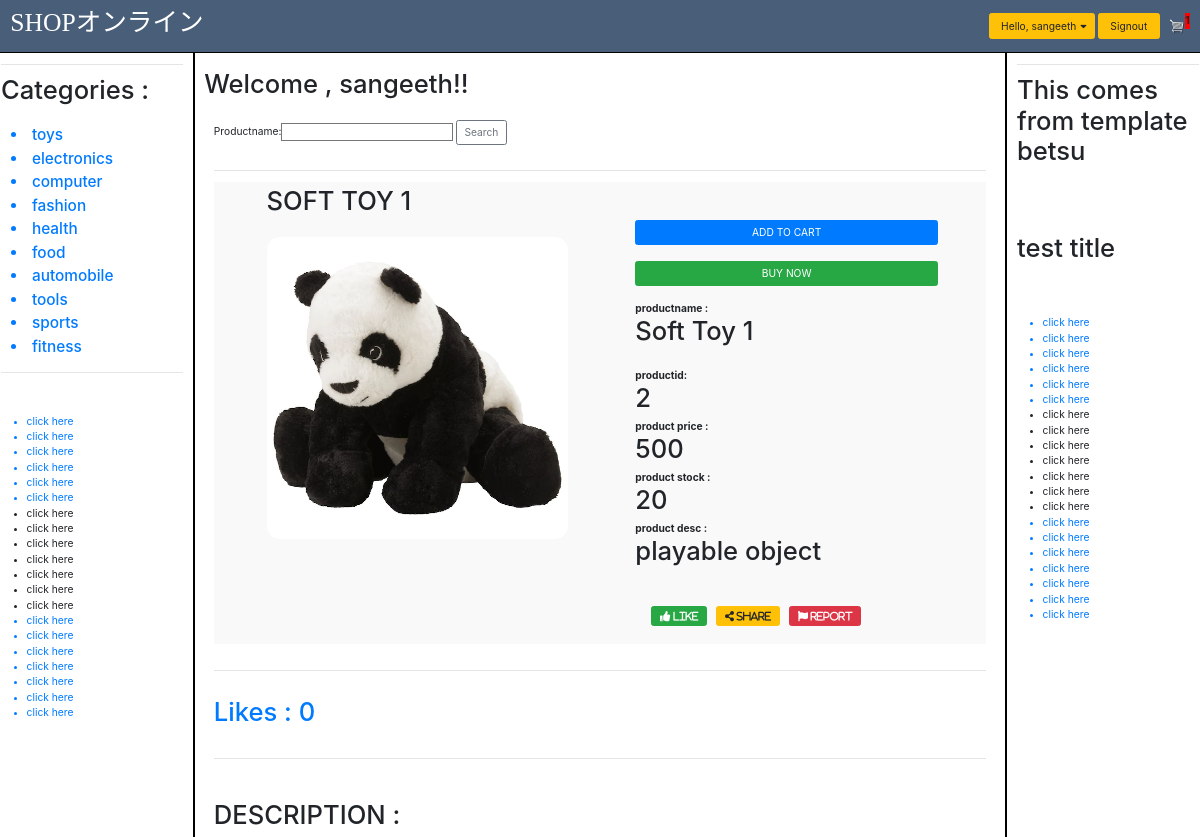
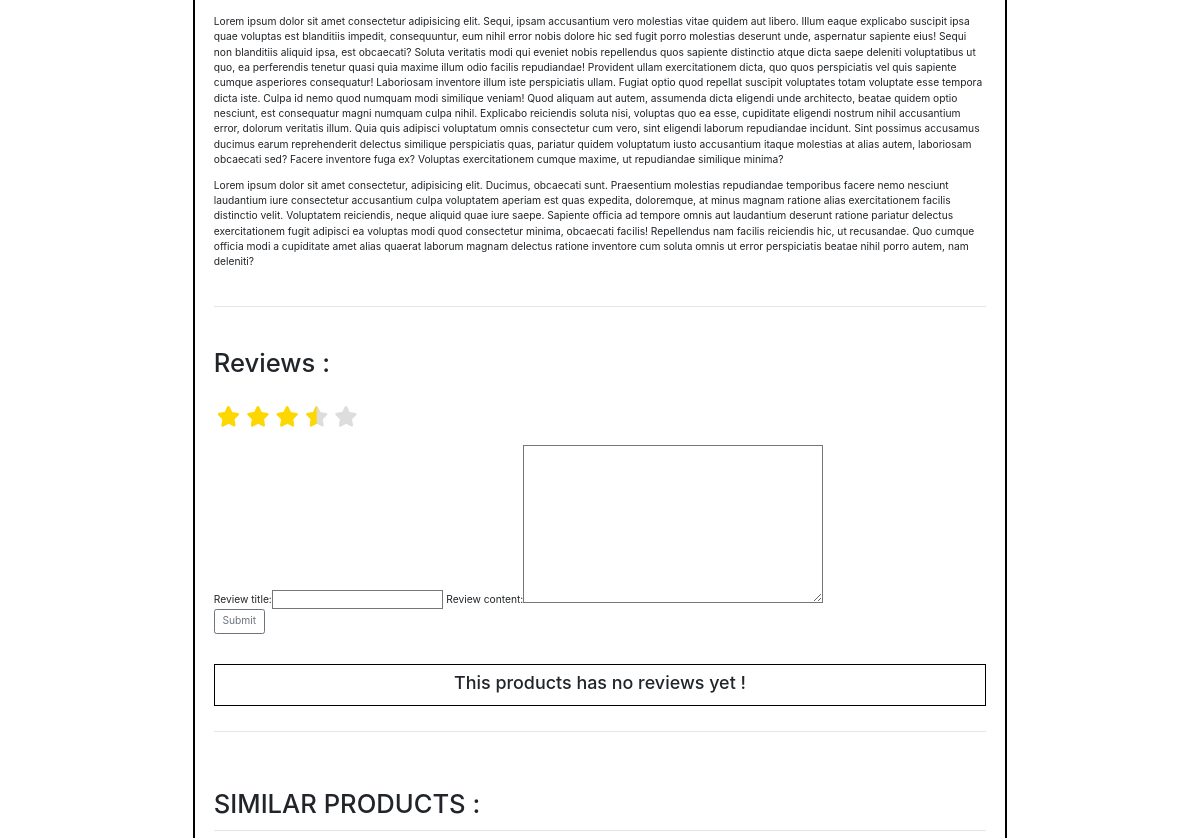
The app's page /products/2 (signed in, upper part), older data (2 pictures, top to bottom).
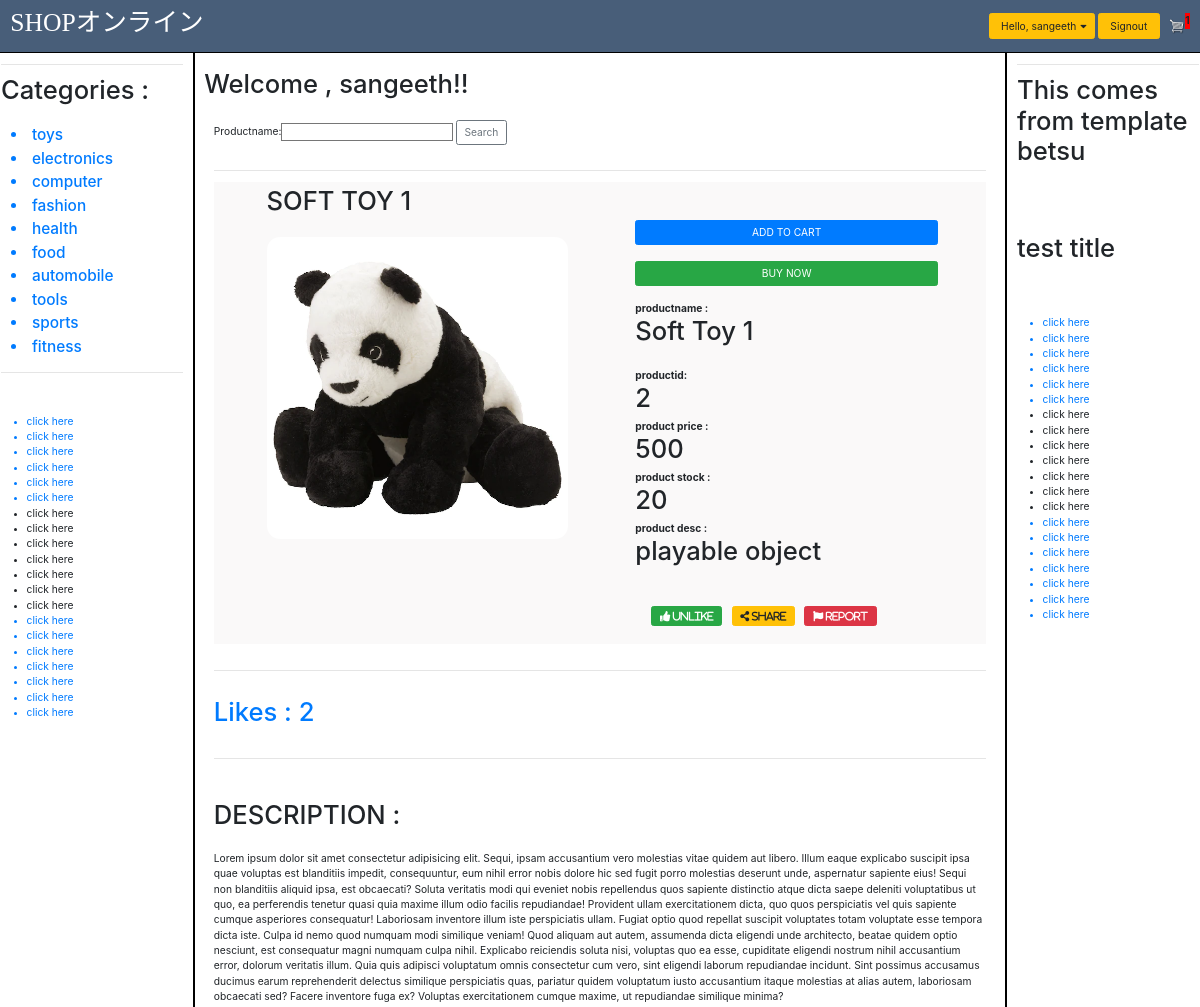
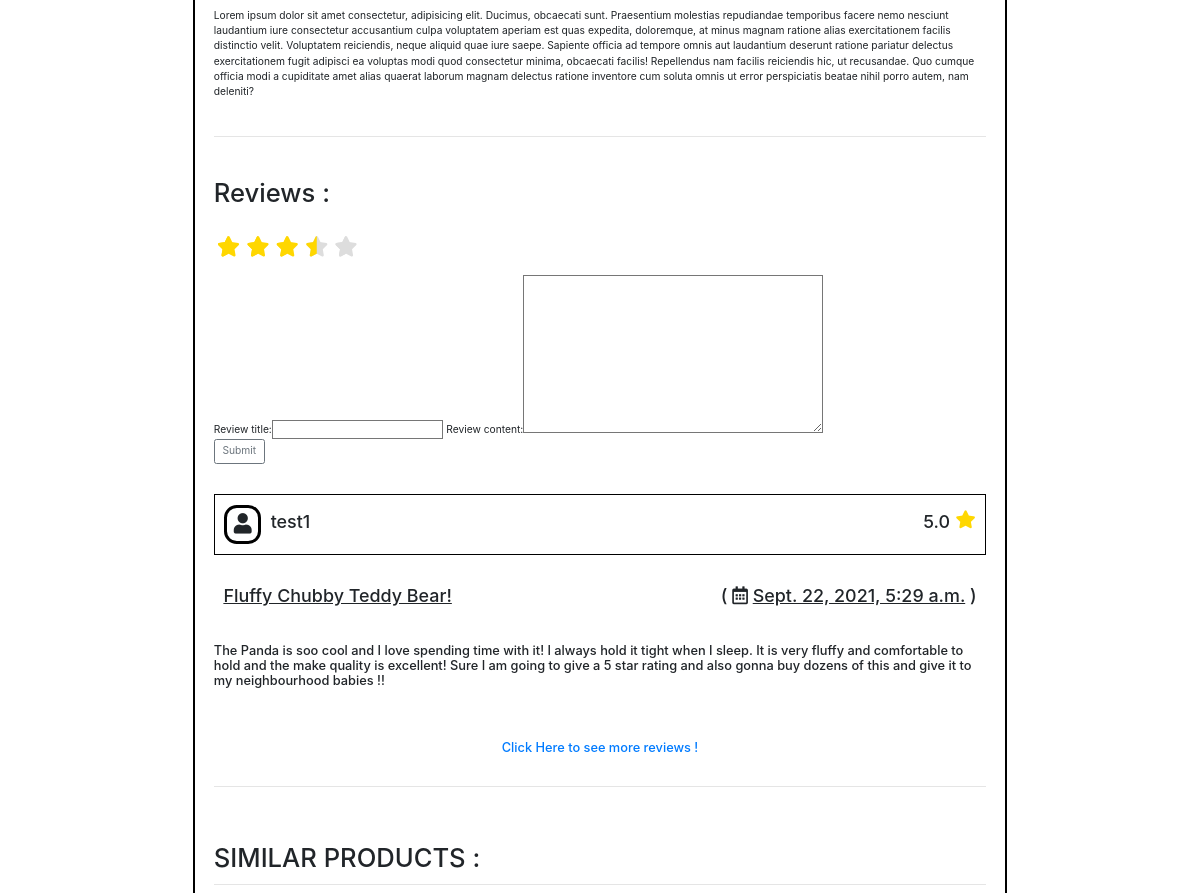
The same page, newer data (2 pictures, top to bottom).
### structure/models.py (models this page shows, shortened)
class reviews(models.Model):
    reviewid = models.AutoField(primary_key=True)
    reviewed_by = models.ForeignKey(User , on_delete=models.CASCADE , blank=True , null=True)
    reviewed_product = models.ForeignKey(products , on_delete=models.CASCADE , blank=True , null=True)
    review_title = models.CharField(max_length=30 , blank = True , null=True)
    review_content = models.TextField(max_length=1000 , blank=True, null=True)
    stars = models.DecimalField(default=5 , max_digits=2 , decimal_places=1)
    reviewed_time = models.DateTimeField(auto_now=True)

### products/views.py (the view)
# urls.py: path('', views.home , name = "home"),
def home(request,pk):
    product = products.objects.get(productid = pk)
    form = searchproductform
    category = categories.objects.all()
    reviewform = reviewForm()
    try:
        liked = like.objects.get(liked_product__productid = pk ,liked_by = request.user)
    except:
        liked = None
    if liked:
        liked = True
    else:
        liked = False
    related = products.objects.all()
    cart_count = orderdetails.objects.filter(customer=request.user , order = None).count()
    like_count = like.objects.filter(liked_product__productid = pk ).count()
    pdtreviews = reviews.objects.filter(reviewed_product__productid = pk).order_by('-reviewed_time').first()
    print('the pdt is ', product)
    context = {
        'product' : product,
        'form' : form,
        'category' : category,
        'related_items' : related,
        'cart_count' : cart_count,
        'like_count' : like_count,
        'liked' : liked,
        'reviewForm' : reviewform,
        'pdtreviews' : pdtreviews
    }
    return render(request, 'product/producthome.html' , context)

### reviews/forms.py
class reviewForm(ModelForm):
    class Meta:
        model = reviews
        fields = '__all__'
        exclude = ['reviewed_by' , 'reviewed_product', 'stars' ]
    def __init__(self, *args, **kwargs):
        super(reviewForm, self).__init__(*args, **kwargs)
        self.fields['review_title'].required = True
        self.fields['review_content'].required = True

### structure/models.py (called while the page is built)
    def __str__(self):
        return str(self.productname)

### templates/product/producthome.html (shortened to what the changed rows need)
<!DOCTYPE html>
{% extends "base.html" %}
{% load static %}
{% load bootstrap_tags %}
{% block leftnav %}
    <div class="right-nav">
        <h1> Categories : </h1><br>
        <br><br>
    </div>
{% endblock %}
{% block rightnav %}
    <div class="right-nav">
        <h1> This comes from template betsu </h1>
        <br><br><br><br>
        <h1>test title</h1>
        <br><br><br>
    </div>
{% endblock %}
{% block body %}
        <br>
        <h1 id="top-section" style="align-items: center;"> Welcome , {{user.username}}!!</h1>
        <br>
        <form action = " {% url 'homepage:home' %}" enctype="multipart/form-data" method="POST">
            <div class="container sign-form">
                {{ form|as_bootstrap  }}
            </div>
        </form>
        <br>
        <div class="container">
                <div class="container" style="overflow: hidden; background: #faf9f9;">
                    <div class="row">
                        <div class="col-lg-7">
                            <h1 style=" text-align: left; margin-left: 10%; margin-top: 1%; text-transform: uppercase;">{{product.productname}}</h1><br>
                        </div>
                        <div class="col-lg-5" style="text-align: left; margin: 5% 0% 0% -5%;">
                            <br><br>
                            <b>productname :</b> <h1 style="text-transform: capitalize;">{{product.productname}}</h1>
                            <br>
                            <b>productid:</b> <h1>{{product.productid}}</h1>
                            <b>product price :</b> <h1>{{product.unit_price}}</h1>
                            <b>product stock :</b> <h1>{{product.instock}}</h1>
                            <b>product desc :</b> <h1>{{product.productdescription}}</h1>
                            <br><br>
                            <span style="padding: 20px; width: 100%;">
                                {% if liked %}
                                    <a href="{% url 'likes:like' product.productid %}"><button class="fa fa-thumbs-up btn btn-success" style="margin : 5px;"> UNLIKE </button></a>
                                {% else %}
                                    <a href="{% url 'likes:like' product.productid %}"><button class="fa fa-thumbs-up btn btn-success" style="margin : 5px;"> LIKE </button></a>
                                {% endif %}
                            </span>
                            <br><br>
                        </div>
                    </div>
                </div>
            <br>
            <div class="likes">
                <br>
                    <a href="#"><h1>Likes : {{like_count}} </h1></a>
                <br>
            </div>
            <br><br>
                <h1>DESCRIPTION :</h1>
                <br>
                <br>
            <br><br>
                <h1>Reviews : </h1><br>
                <form action = " {% url 'reviews:review' product.productid %}" enctype="multipart/form-data" method="POST">
                    <div class="reviewform">
                        <br><br><br>
                        {{ reviewForm|as_bootstrap  }}
                    </div>
                </form>
                <br><br>
                {% if pdtreviews %}
                    <div class="container" >
                        <div class="user-review">
                            {% if pdtreviews.reviewed_by == request.user %}
                            <div class="row" style="border: 3px solid black;background-color: #607b9d;">
                            {% else %}
                            <div class="row" style="border: 3px solid black;">
                            {% endif %}
                                <div class="col-lg-4">
                                    <span><i class="fas fa-user fa-2x fa-pull-left fa-circle" style="margin : 15px; margin-left: 0px ; padding : 10px ;border: 5px solid black; border-radius: 20px;"></i> <h3 style="margin : 15px; margin-left: 0px ; padding : 10px ;"> {{pdtreviews.reviewed_by}} </h3> </span>
                                </div>
                                <div class="col-lg-8">
                                    <span style="margin : 30px; margin-left: 0px ; padding : 10px ; text-align: right;"><h3>{{pdtreviews.stars}} <i class="fa fa-star fa-pull-right " aria-hidden="false"></i></h3></span>
                                </div>
                            </div>
                            <br><br>
                            <div class="row">
                                <div class="col-lg-6">
                                    <h3><u>{{pdtreviews.review_title}}</u></h3>
                                </div>
                                <div class="col-lg-6">
                                    <h3 style="text-align: right;">( <i class="far fa-calendar-alt"></i> <u>{{pdtreviews.reviewed_time}}</u> ) </h3>
                                </div>
                            </div>
                            <br><br>
                            <div class="row">
                                <h5>{{pdtreviews.review_content}}</h5>
                            </div>
                            <br>
                            <br><br>
                            <div class="row" >
                                <div class="col-lg-12">
                                    <a href="{% url 'reviews:review' product.productid %}" style="text-decoration: none;"><h5 style="text-align: center; ">Click Here to see more reviews !</h5></a>
                                </div>
                            </div>
                        </div>
                    </div>
                {% else %}
                    <div class="container">
                        <div class="row" style="border: 3px solid black; padding: 10px;">
                            <div class="col-lg-12">
                                <h3 style="text-align: center;"> This products has no reviews yet ! </h3>
                            </div>
                        </div>
                    </div>
                {% endif %}
                <br>
                <br><br><br>
                <h1>SIMILAR PRODUCTS :</h1>
            <br>
            </div>
            <br><br>
{% endblock %}

Row changes from the older to the newer data that the page shows:
added reviews: reviewed_by "test1", stars "5.0", review_title "Fluffy Chubby Teddy Bear!", reviewed_time "Sept. 22, 2021, 5:29 a.m.", review_content "The Panda is soo cool and I love spending time with it! I always hold it tight when I sleep. It is very fluffy and comfortable to hold and the make quality is excellent! Sure I am going to give a 5 star rating and also gonna buy dozens of this and give it to my neighbourhood babies !!"
Text that changed along with them:
{{ like_count }}: "0" → "2"
text no longer shown: "LIKE This products has no reviews yet !"
text now shown: "UNLIKE ( ) Click Here to see more reviews !"
